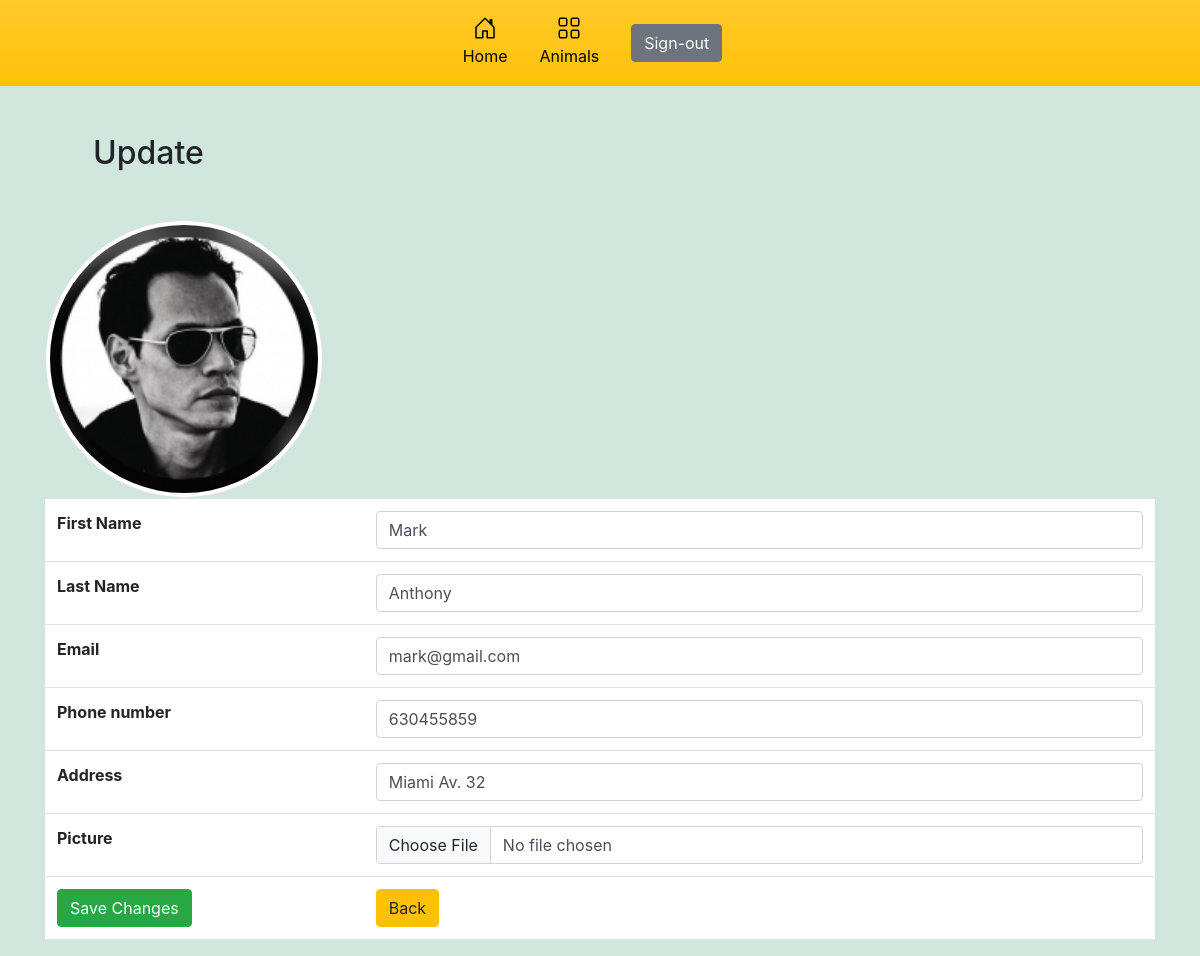
The page /users/user_update.php?id=2 (signed in) on the database its author committed.
### tables this page shows
CREATE TABLE `users` (
  `id` int(11) NOT NULL,
  `first_name` varchar(50) NOT NULL,
  `last_name` varchar(100) NOT NULL,
  `phone_number` varchar(50) NOT NULL,
  `password` varchar(256) NOT NULL,
  `email` varchar(100) NOT NULL,
  `picture` varchar(255) NOT NULL,
  `address` varchar(255) NOT NULL,
  `status` varchar(4) NOT NULL DEFAULT 'user'
);

### users/user_update.php (the view, shortened to what this page needs)
<?php
require_once '../components/db_connection.php';
$backBtn = '';
if (isset($_SESSION["user"])) {
    $backBtn = "../home.php";
}
if (isset($_GET['id'])) {
    $id = $_GET['id'];
    $sql = "SELECT * FROM users WHERE id = {$id}";
    $result = mysqli_query($connect, $sql);
    if (mysqli_num_rows($result) == 1) {
        $data = mysqli_fetch_assoc($result);
        $f_name = $data['first_name'];
        $l_name = $data['last_name'];
        $email = $data['email'];
        $phone_number = $data['phone_number'];
        $address = $data['address'];
    }
}
?>
<!doctype html>
<html lang="en">
<head>
    <?php require_once '../components/bootstrap.php' ?>
    <link href="../assets/dist/css/bootstrap.min.css" rel="stylesheet">
</head>
<body class="bg-success-subtle">
    <header>
        <div class="px-3 py-2 bg-warning bg-gradient">
            <div class="container">
                <div class="d-flex flex-wrap align-items-center  justify-content-lg-center ">
                    <div class="nav col-12 col-lg-auto justify-content-center text-black ">
                        <a href="dashboard.php" class="nav-link ">
                            <svg class="bi d-block mx-auto mb-1" width="24" height="24">
                                <use xlink:href="#home" />
                            </svg>
                            Home
                        </a>
                        <a href="../animals/animals_dashboard.php" class="nav-link">
                            <svg class="bi d-block mx-auto mb-1" width="24" height="24">
                                <use xlink:href="#grid"></use>
                            </svg>
                            Animals
                        </a>
                        <a href="logout.php?logout">
                            <button type="button" class="btn btn-secondary m-3">
                                Sign-out
                            </button>
                        </a>
                    </div>
                </div>
            </div>
        </div>
    </header>
    <div class="container">
        <h2 class="m-5 ">Update</h2>
        <img class='img-thumbnail rounded-circle w-25 h-25' src='pictures/<?php echo $data['picture'] ?>' alt="<?php echo $f_name ?>">
        <form method="post" enctype="multipart/form-data">
            <table class="table">
                <tr>
                    <th>First Name</th>
                    <td><input class="form-control" type="text" name="first_name" value="<?php echo $f_name ?>" /></td>
                </tr>
                <tr>
                    <th>Last Name</th>
                    <td><input class="form-control" type="text" name="last_name" value="<?php echo $l_name ?>" /></td>
                </tr>
                <tr>
                    <th>Email</th>
                    <td><input class="form-control" type="email" name="email" value="<?php echo $email ?>" /></td>
                </tr>
                <tr>
                    <th>Phone number</th>
                    <td><input class="form-control" type="text" name="phone_number" value="<?php echo $phone_number ?>" /></td>
                </tr>
                <tr>
                    <th>Address</th>
                    <td><input class="form-control" type="text" name="address" value="<?php echo $address ?>" /></td>
                </tr>
                <tr>
                    <th>Picture</th>
                    <td><input class="form-control" type="file" name="picture" /></td>
                </tr>
                <tr>
                    <td><button name="submit" class="btn btn-success" type="submit">Save Changes</button></td>
                    <td><a href="<?php echo $backBtn ?>"><button class="btn btn-warning" type="button">Back</button></a></td>
                </tr>
            </table>
        </form>
    </div>
</body>
</html>

### users/user_update.php (style rules this page uses)
.bi { vertical-align: -.125em; fill: currentColor; }
.nav-link { color: black; }

### rows shown on the page
users: picture (picture), first_name "Mark", last_name "Anthony", email "mark@gmail.com", phone_number "630455859", address "Miami Av. 32"
